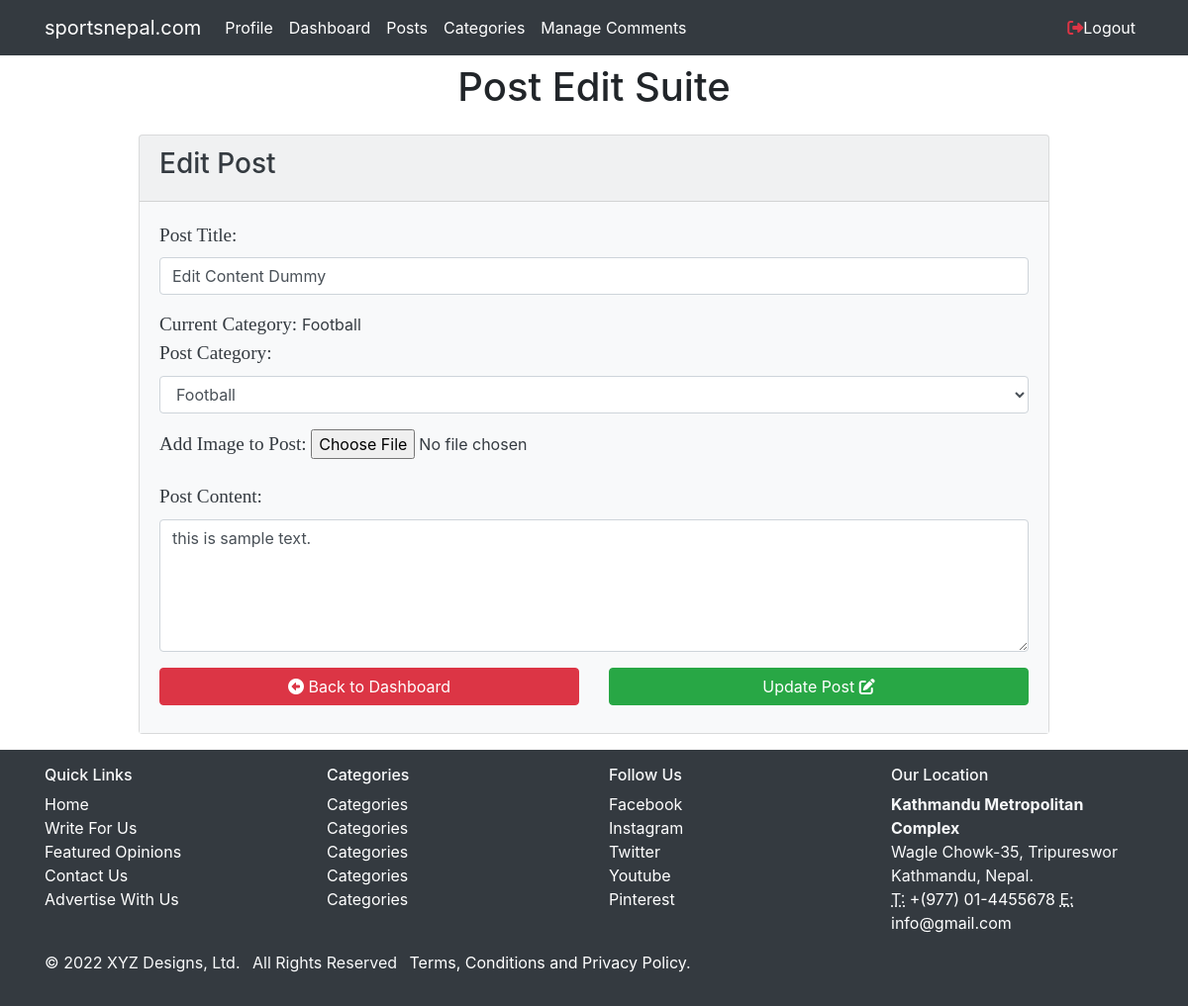
The app's page /editPost.php?id=11 with its own data.
### tables this page shows
CREATE TABLE `posts` (
  `id` int(10) NOT NULL,
  `datetime` varchar(15) NOT NULL,
  `name` varchar(50) NOT NULL,
  `category` varchar(10) NOT NULL,
  `author` varchar(20) NOT NULL,
  `image` varchar(50) NOT NULL,
  `content` varchar(1200) NOT NULL
);

### editPost.php (the view, shortened to what this page needs)
<?php require_once("includes/functions.php"); ?>
<!DOCTYPE html>
<html>
	<head>
  		<link rel="stylesheet" href="css/style.css">
  		<link rel="stylesheet" href="css/bootstrap.min.css">
		<link rel="stylesheet" href="https://stackpath.bootstrapcdn.com/bootstrap/4.3.1/css/bootstrap.min.css">
	</head>
	<body>
		<nav class="navbar navbar-expand-lg navbar-dark bg-dark">
			<div class="container">
					<a href="#" class="navbar-brand">sportsnepal.com</a>
					<div class="collapse navbar-collapse" id="navbarCollapseCms">
						<ul class="navbar-nav">
							<li class="nav-item">
								<a href="MyProfile.php" class="nav-link" style="color: white;">Profile</a>
							</li>
							<li class="nav-item">
								<a href="Dashboard.php" class="nav-link" style="color: white;">Dashboard</a>
							</li>
							<li class="nav-item">
								<a href="Posts.php" class="nav-link" style="color: white;">Posts</a>
							</li>
							<li class="nav-item">
								<a href="Categories.php" class="nav-link" style="color: white;">Categories</a>
							</li>
							<li class="nav-item">
								<a href="Comments.php" class="nav-link" style="color: white;">Manage Comments</a>
							</li>
						</ul>
					<ul class="navbar-nav ml-auto">
						<li class="nav-item"><a href="Logout.php" class="nav-link" style="color: white;"><i class="fas fa-sign-out-alt text-danger"></i>Logout</a></li>
					</ul>
				</div>
			</div>
		</nav>
		<header class="py-2">
			<div class="container">
				<div class="row">
					<div class="col-md-12">
						<h1 class="text-center">Post Edit Suite</h1>
					</div>
				</div>
			</div>
		</header>
		<section class="container py-2 mb-2">
			<div class="row">
				<div class="offset-lg-1 col-lg-10">
					<?php
						$searchParam = $_GET["id"];
						$sql = "SELECT * FROM posts WHERE id='$searchParam'";
						$stmtUpdate = $conn->query($sql);
						while($data_rows = $stmtUpdate->fetch()) {
							$updateTitle = $data_rows['name'];
							$updateCategory = $data_rows['category'];
							$updateImage = $data_rows['image'];
							$updateContent = $data_rows['content'];
						}
					?>
					<form class="" action="editPost.php?id=<?php echo $searchParam; ?>" method="post" enctype="multipart/form-data">
						<div class="card bg-light text-dark">
							<div class="card-header">
								<h3>Edit Post</h3>
							</div>
							<div class="card-body bg-light text-dark">
								<div class="form-group">
									<label for="title"><span class="fieldInfo">Post Title: </span></label>
									<input class="form-control" type="text" name="postName" id="title" placeholder="Insert post title here." value="<?php echo $updateTitle; ?>">
								</div>
								<div class="form-group">
									<span class="fieldInfo">Current Category: </span>
									<?php echo $updateCategory; ?>
									<br>
									<label for="selectCategory"><span class="fieldInfo">Post Category: </span></label>
									<select class="form-control" id="selectCategory" name="selectCategory">
										<?php
											global $conn;
											$sql = "SELECT id,name FROM category";
											$stmt = $conn->query($sql);
											while($data_rows = $stmt->fetch()){
												$CatName = $data_rows["name"];
										 ?>
										 <option><?php echo $CatName; ?></option>
										<?php } ?>
									</select>
								</div>
								<div class="form-group">
									<label for="imageSelect"><span class="fieldInfo">Add Image to Post: </span></label>
									<input type="file" name="image" id="imageSelect" value="<?php echo $updateImage; ?>">
								</div>
								<div class="form-group">
									<label for="postContent"><span class="fieldInfo">Post Content: </span></label>
									<textarea class="form-control" id="postContent" name="postContentArea" rows="5" cols="50"><?php echo $updateContent; ?>
									</textarea>
								</div>
								<div class="row">
									<div class="col-lg-6 mb-2">
										<a href="Dashboard.php" class="btn btn-danger btn-block"><i class="fas fa-arrow-alt-circle-left"></i> Back to Dashboard</a>
									</div>
									<div class="col-lg-6">
										<button type="submit" value="Save" name="Submit" class="btn btn-success btn-block">Update Post <i class="fas fa-edit"></i></button>
									</div>
								</div>
							</div>
						</div>
					</form>
				</div>
			</div>
		</section>
		<footer class="bg-dark text-light">
            <div class="container py-3">
                <div class="row">
                    <div class="col-12 col-sm-6 col-md-3">
                        <h6>Quick Links</h6>
                        <ul class="list-unstyled">
                            <li><a href="#" style="color: white;">Home</a></li>
                            <li><a href="#" style="color: white;">Write For Us</a></li>
                            <li><a href="#" style="color: white;">Featured Opinions</a></li>
                            <li><a href="#" style="color: white;">Contact Us</a></li>
                            <li><a href="#" style="color: white;">Advertise With Us</a></li>
                        </ul>
                    </div>
                    <div class="col-12 col-sm-6 col-md-3">
                        <h6>Categories</h6>
                        <ul class="list-unstyled">
                            <li><a href="#" style="color: white;">Categories</a></li>
                            <li><a href="#" style="color: white;">Categories</a></li>
                            <li><a href="#" style="color: white;">Categories</a></li>
                            <li><a href="#" style="color: white;">Categories</a></li>
                            <li><a href="#" style="color: white;">Categories</a></li>
                        </ul>
                    </div>
                    <div class="col-12 col-sm-6 col-md-3">
                        <h6>Follow Us</h6>
                        <ul class="list-unstyled">
                            <li><a href="#" style="color: white;">Facebook</a></li>
                            <li><a href="#" style="color: white;">Instagram</a></li>
                            <li><a href="#" style="color: white;">Twitter</a></li>
                            <li><a href="#" style="color: white;">Youtube</a></li>
                            <li><a href="#" style="color: white;">Pinterest</a></li>
                        </ul>
                    </div>
                    <div class="col-12 col-sm-6 col-md-3">
                        <h6>Our Location</h6>
                        <address>
                            <strong>Kathmandu Metropolitan Complex</strong><br />
                            Wagle Chowk-35, Tripureswor<br />
                            Kathmandu, Nepal.<br />
                            <abbr title="Telephone">T:</abbr><a href="tel:+977014455678" style="color: white;"> +(977) 01-4455678</a> <abbr title="Email">E:</abbr><a href="mailto:info@gmail.com" style="color: white;"> info@gmail.com</a>
                        </address>
                    </div>
                </div>
                <div class="row">
                    <div class="col-12 col-sm-6 col-md-9">
                        <ul class="list-inline">
                            <li class="list-inline-item">&copy; <span id="year"></span> XYZ Designs, Ltd.</li>
                            <li class="list-inline-item">All Rights Reserved</li>
                            <li class="list-inline-item"><a href="#" style="color: white;">Terms, Conditions and Privacy Policy</a>.</li>
                        </ul>
                    </div>
                </div>
            </div>
        </footer>
	</body>
</html>

### css/style.css (style rules this page uses)
.fieldInfo { color: #fffff; font-size: 1.2em; font-family:Georgia, "Times New Roman"; }

### records on screen
posts: postName "Edit Content Dummy", category "Football", postContentArea "this is sample text."

### other values on screen
form field selectCategory "Football"
